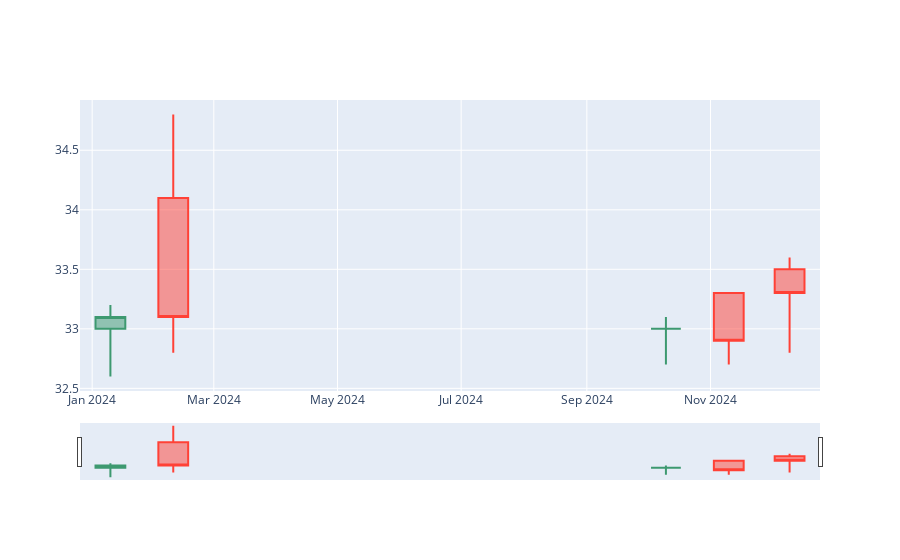

Notebook source saved alongside this figure:
### Markdown cell above
### 3.8. CANDLESTICK CHART

### Code cell
import plotly.graph_objects as go
from datetime import datetime

OPEN_DATA = [33.0, 33.3, 33.5, 33.0, 34.1]
HIGH_DATA = [33.1, 33.3, 33.6, 33.2, 34.8]
LOW_DATA = [32.7, 32.7, 32.8, 32.6, 32.8]
CLOSE_DATA = [33.0, 32.9, 33.3, 33.1, 33.1]
DATES = [
    datetime(year=2024, month=10, day=10),
    datetime(year=2024, month=11, day=10),
    datetime(year=2024, month=12, day=10),
    datetime(year=2024, month=1, day=10),
    datetime(year=2024, month=2, day=10)
]

fig = go.Figure(
    data=[
        go.Candlestick(
            x=DATES,
            open=OPEN_DATA,
            high=HIGH_DATA,
            low=LOW_DATA,
            close=CLOSE_DATA,
        )
    ]
)

fig.show()

### Figure 1 — Plotly figure (JSON) as saved in the notebook; plotly's stock layout.template omitted (floating-point values rounded to 4 significant figures)
{"data": [{"close": [33.0, 32.9, 33.3, 33.1, 33.1], "high": [33.1, 33.3, 33.6, 33.2, 34.8], "low": [32.7, 32.7, 32.8, 32.6, 32.8], "open": [33.0, 33.3, 33.5, 33.0, 34.1], "x": ["2024-10-10T00:00:00", "2024-11-10T00:00:00", "2024-12-10T00:00:00", "2024-01-10T00:00:00", "2024-02-10T00:00:00"], "type": "candlestick"}], "layout": {}}
